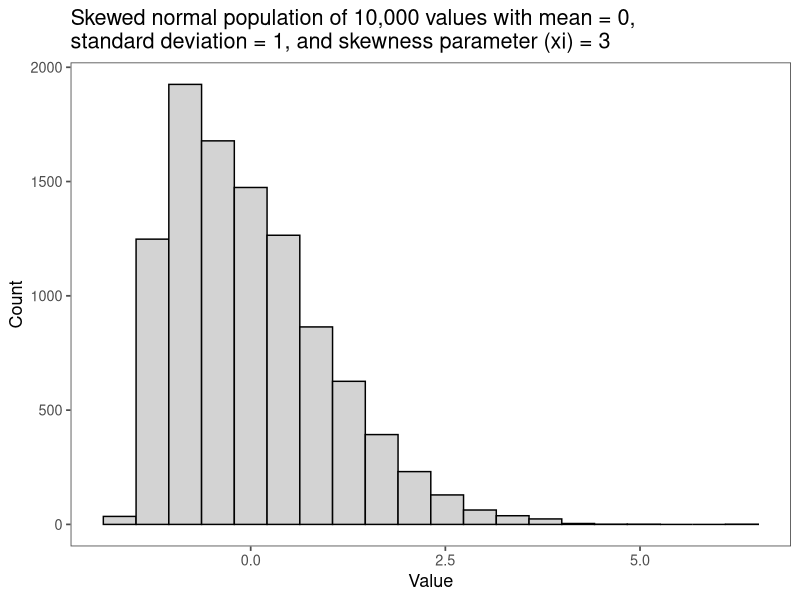
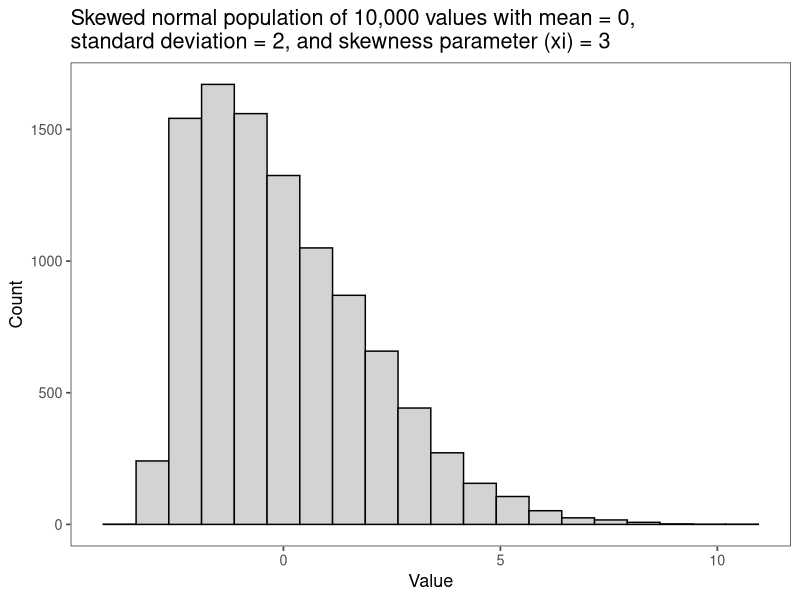

Write R code to recreate these figures, in order.
## ---- chunk 1
library(tidyverse) # Loads ggplot, dplyr, and several other packages.
library(ggthemes) # To use theme_few() in ggplot
library(flextable) # To make tables
library(fGarch) # To create skewed normal random values

## ---- chunk 2
nreps = 5000
## ---- chunk 3
alpha.p = 0.05
## ---- chunk 4

combos = data.frame(n1 = c(10, 10, 10, 10, 20, 20, 10, 20, 30,
                           30,	30,	30,	50,	30,	50,	50,	50,	100,
                           100, 100, 100,	50),
                    n2 = c(10, 10, 10, 20, 20, 20, 20, 10, 30,
                           30,	30,	50,	30,	50,	30,	50,	50,	100,
                           100,	50,	50,	100),
                    s1 = c(1, 1, 2, 1, 1, 1, 1, 1, 1, 1,	2, 1,
                           1, 1, 1, 1, 1, 1, 1, 1, 1, 1),
                    s2 = c(1, 2, 2, 1, 1, 2, 2, 2,	1, 2, 2, 1,
                           1, 2, 2, 1, 2, 1, 2, 1,	2, 2),
                    p.Wilcoxon = rep(NA, 22))

combos2 = combos  # Create a second combos df for later analysis on skewed data.              
## ---- chunk 5
combos$p.Wilcoxon <- pmap_dbl(
    .l = list(combos$n1,
              combos$n2,
              combos$s1,
              combos$s2),
    \(n1, n2, s1, s2) mean(replicate(nreps,
        wilcox.test(rnorm(n1, mean = 0, sd = s1),
                    rnorm(n2, mean = 0, sd = s2),
                    alternative = "two.sided")$p.value) < 0.05)
)
## ---- chunk 6
ft1 = flextable(combos)

ft1 = set_caption(ft1,
                 caption = paste0("Empirical type I error rates from ", nreps, " simulations of Wilcoxon rank sum tests on samples from a normal population with a mean of 0 and equal or unequal standard deviations. The target alpha value is ", alpha.p,"." )) |> 
  set_header_labels(ft1, p.Wilcoxon = "Type I error rate")
ft1                                  

## ---- chunk 7
skew1 = rsnorm(10000, mean = 0, sd = 1, xi = 3)
skew2 = rsnorm(10000, mean = 0, sd = 2, xi = 3)

ggplot(data.frame(skew1), aes(x = skew1)) +
  theme_few(base_size = 13) +
  geom_histogram(bins = 20, col = "black", fill = "lightgray") +
  ylab("Count") +
  xlab("Value") +
  ggtitle("Skewed normal population of 10,000 values with mean = 0, \nstandard deviation = 1, and skewness parameter (xi) = 3")

ggplot(data.frame(skew2), aes(x = skew2)) +
  theme_few(base_size = 13) +
  geom_histogram(bins = 20, col = "black", fill = "lightgray") +
  ylab("Count") +
  xlab("Value") +
  ggtitle("Skewed normal population of 10,000 values with mean = 0, \nstandard deviation = 2, and skewness parameter (xi) = 3")

## ---- chunk 8
combos2$p.Wilcoxon <- pmap_dbl(
    .l = list(combos2$n1,
              combos2$n2,
              combos2$s1,
              combos2$s2),
    \(n1, n2, s1, s2) mean(replicate(nreps,
           wilcox.test(rsnorm(n1, mean = 0, sd = s1, xi = 3),
                       rsnorm(n2, mean = 0, sd = s2, xi = 3),
                       alternative = "two.sided")$p.value) < 0.05)
    
)

## ---- chunk 9

ft2 = flextable(combos2)

ft2 = set_caption(ft2,
                 caption = paste0("Empirical type I error rates from ", nreps, " simulations of Wilcoxon rank sum tests on samples from a right-skewed normal population with a mean of 0 and equal or unequal standard deviations with various equal or unequal sample sizes. The target alpha value is ", alpha.p,". ")) |> 
  set_header_labels(ft1, p.Wilcoxon = "Type I error rate")
ft2                                  
